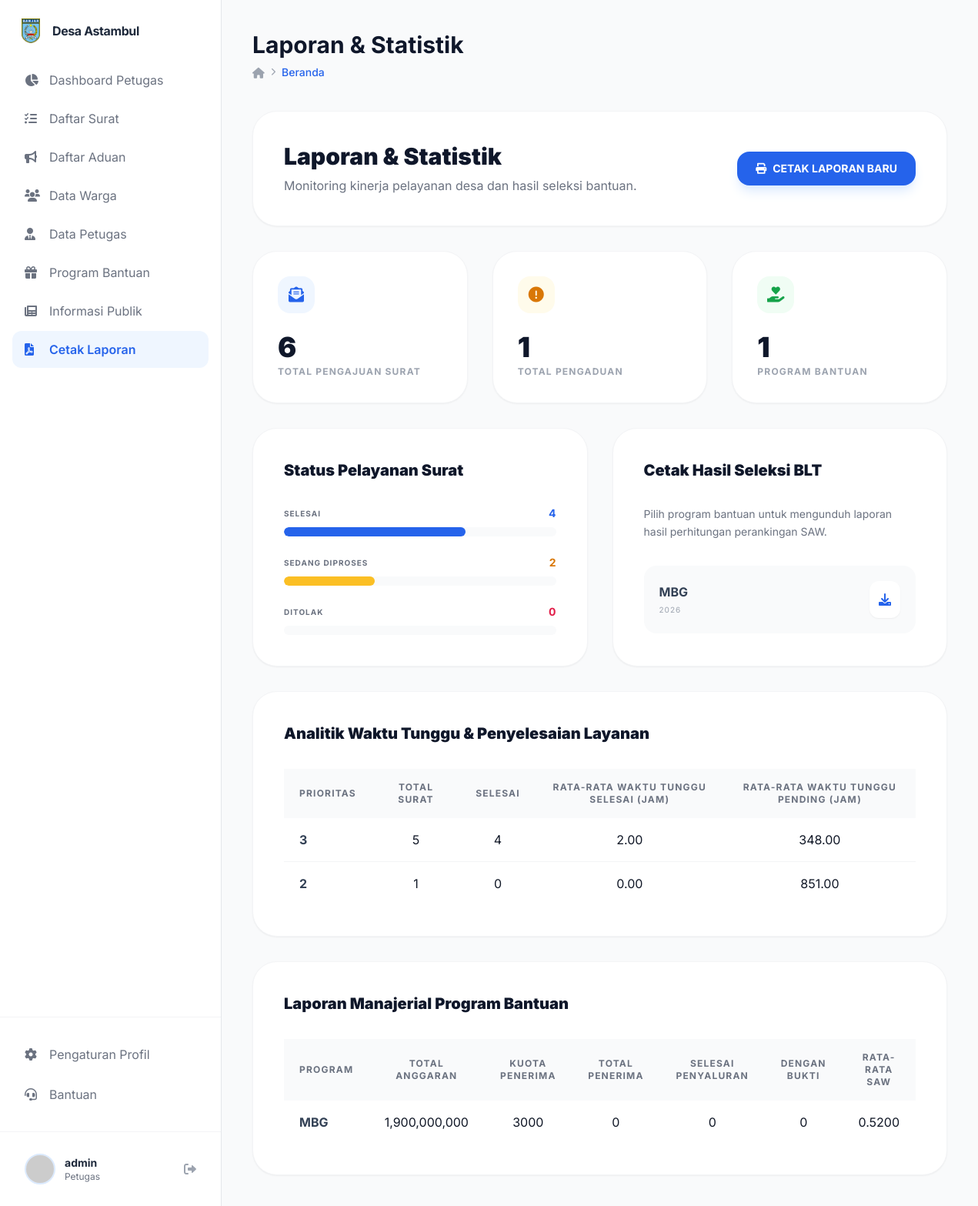
The page /public/laporan (signed in) on the database as committed earlier.
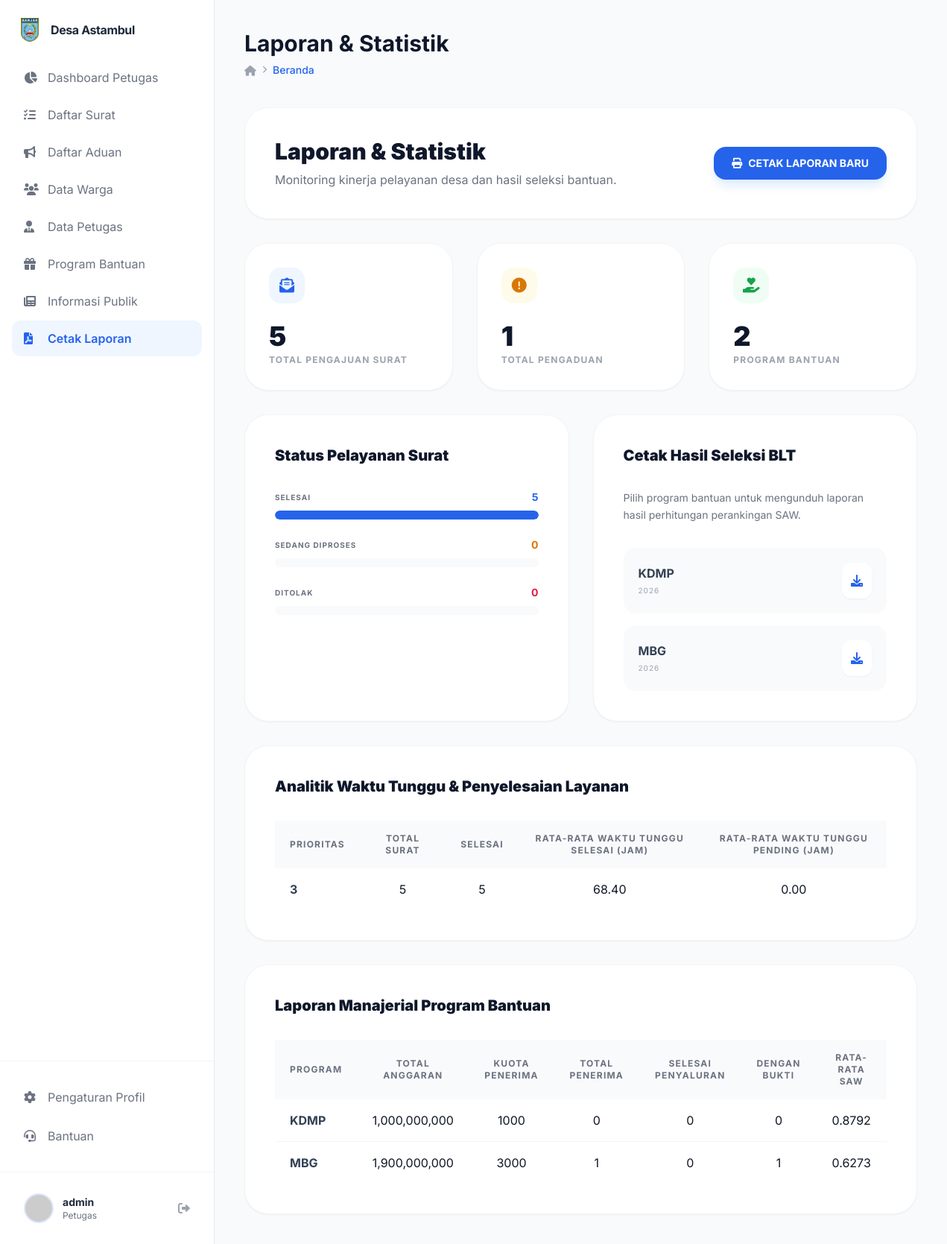
The same page on the database as committed later.
### tables this page shows
CREATE TABLE `program_bantuan` (
  `id_program` int NOT NULL,
  `nama_program` varchar(100) NOT NULL,
  `sumber_dana` varchar(100) NOT NULL,
  `periode` varchar(20) NOT NULL,
  `total_anggaran` decimal(12,2) NOT NULL DEFAULT '0.00',
  `kuota_penerima` int NOT NULL DEFAULT '0',
  `status` enum('aktif','selesai','direncanakan') NOT NULL DEFAULT 'direncanakan',
  `created_at` datetime NOT NULL DEFAULT CURRENT_TIMESTAMP,
  `updated_at` datetime NOT NULL DEFAULT CURRENT_TIMESTAMP ON UPDATE CURRENT_TIMESTAMP
);

### app/core/Controller.php (called while the page is built, shortened)
<?php
class Controller {
    public function view($view, $data = []) {
        require_once '../app/views/' . $view . '.php';
    }
    public function model($model) {
        return new $model;
    }
}

### app/controllers/Laporan.php (called while the page is built, shortened)
<?php
class Laporan extends Controller {
    public function index() {
        $data['judul'] = 'Laporan & Statistik';
        $suratModel = $this->model('SuratModel');
        $pengaduanModel = $this->model('PengaduanModel');
        $bltModel = $this->model('BltModel');
        $data['total_surat'] = count($suratModel->getAllPengajuan());
        $data['total_pengaduan'] = count($pengaduanModel->getAllPengaduan());
        $data['total_program'] = count($bltModel->getPrograms());
        $data['stats_surat'] = [
            'selesai' => count(array_filter($suratModel->getAllPengajuan(), fn($s) => $s['status'] == 'selesai')),
            'proses' => count(array_filter($suratModel->getAllPengajuan(), fn($s) => $s['status'] == 'diproses' || $s['status'] == 'menunggu')),
            'ditolak' => count(array_filter($suratModel->getAllPengajuan(), fn($s) => $s['status'] == 'ditolak')),
        ];
        $data['stats_surat_priority'] = $suratModel->getSuratStatsByPriority();
        $data['stats_blt_manajerial'] = $bltModel->getAverageSAWPerProgram();
        $data['stats_blt_periode'] = $bltModel->getManajerialStatsPerPeriode();
        $this->view('laporan/index', $data);
    }
}

### app/core/App.php (called while the page is built, shortened)
<?php
class App {
    protected $method = 'index';
    protected $params = [];
    public function __construct() {
        $this->controller = new $this->controller;
        call_user_func_array([$this->controller, $this->method], $this->params);
    }
}

### public/index.php (called while the page is built, shortened)
<?php
$app = new App;

### app/core/Database.php (called while the page is built, shortened)
<?php
class Database {
    private $host = DB_HOST;
    private $user = DB_USER;
    private $pass = DB_PASS;
    private $dbname = DB_NAME;
    private $dbh;
    private $stmt;
    public function __construct() {
        $dsn = 'mysql:host=' . $this->host . ';dbname=' . $this->dbname;
        $options = [
            PDO::ATTR_PERSISTENT => true,
            PDO::ATTR_ERRMODE => PDO::ERRMODE_EXCEPTION
        ];
        try {
            $this->dbh = new PDO($dsn, $this->user, $this->pass, $options);
        } catch (PDOException $e) {
            die($e->getMessage());
        }
    }
    public function query($sql) {
        $this->stmt = $this->dbh->prepare($sql);
    }
    public function execute() {
        return $this->stmt->execute();
    }
    public function resultSet() {
        $this->execute();
        return $this->stmt->fetchAll(PDO::FETCH_ASSOC);
    }
}

### app/models/BltModel.php (called while the page is built, shortened)
<?php
class BltModel {
    private $table = 'program_bantuan';
    private $db;
    public function __construct() {
        $this->db = new Database;
    }
    public function getPrograms() {
        $this->db->query('SELECT * FROM ' . $this->table . ' ORDER BY created_at DESC');
        return $this->db->resultSet();
    }
    public function getAverageSAWPerProgram() {
        $this->db->query("SELECT
            p.id_program,
            p.nama_program,
            AVG(h.nilai_total) as rata_rata_nilai,
            p.total_anggaran,
            p.kuota_penerima,
            COUNT(DISTINCT pb.id_penetapan) as total_penerima,
            COUNT(DISTINCT CASE WHEN pb.status_penyaluran = 'selesai' THEN pb.id_penetapan END) as penerima_selesai,
            COUNT(DISTINCT CASE WHEN pb.bukti_penyerahan IS NOT NULL THEN pb.id_penetapan END) as dengan_bukti
            FROM program_bantuan p
            LEFT JOIN hasil_saw_blt h ON p.id_program = h.id_program
            LEFT JOIN penetapan_bantuan pb ON p.id_program = pb.id_program
            GROUP BY p.id_program, p.nama_program, p.total_anggaran, p.kuota_penerima
            ORDER BY p.id_program DESC");
        return $this->db->resultSet();
    }
    public function getManajerialStatsPerPeriode() {
        $this->db->query("SELECT
            DATE_FORMAT(p.periode, '%Y-%m') as bulan,
            p.nama_program,
            SUM(p.total_anggaran) as total_anggaran,
            COUNT(DISTINCT c.id_calon) as calon,
            COUNT(DISTINCT CASE WHEN c.status = 'penerima' THEN c.id_calon END) as penerima,
            COUNT(DISTINCT pb.id_penetapan) as penyaluran
            FROM program_bantuan p
            LEFT JOIN calon_penerima c ON p.id_program = c.id_program
            LEFT JOIN penetapan_bantuan pb ON p.id_program = pb.id_program
            GROUP BY DATE_FORMAT(p.periode, '%Y-%m'), p.nama_program
            ORDER BY bulan DESC");
        return $this->db->resultSet();
    }
}

### app/models/SuratModel.php (called while the page is built, shortened)
<?php
class SuratModel {
    private $db;
    public function __construct() {
        $this->db = new Database;
    }
    public function getJenisSurat() {
        $this->db->query('SELECT * FROM jenis_surat ORDER BY nama_surat ASC');
        return $this->db->resultSet();
    }
    public function getAllPengajuan($sort_by = 'prioritas', $sort_order = 'DESC') {
        $sort_order = strtoupper($sort_order) === 'ASC' ? 'ASC' : 'DESC';
        $order_sql = '';
        if ($sort_by == 'nama_lengkap') {
            $order_sql = "ORDER BY w.nama_lengkap $sort_order";
        } else if ($sort_by == 'nama_surat') {
            $order_sql = "ORDER BY j.nama_surat $sort_order";
        } else {
            $order_sql = "ORDER BY p.$sort_by $sort_order";
        }
        $this->db->query("SELECT p.*, j.nama_surat, w.nama_lengkap, w.nik FROM pengajuan_surat p JOIN jenis_surat j ON p.id_jenis_surat = j.id_jenis_surat JOIN warga w ON p.id_warga = w.id_warga $order_sql");
        return $this->db->resultSet();
    }
    public function getSuratStatsByPriority() {
        $this->db->query("SELECT
            p.prioritas,
            COUNT(*) as total,
            COUNT(CASE WHEN p.status = 'selesai' THEN 1 END) as selesai,
            AVG(CASE WHEN p.status = 'selesai' THEN
                TIMESTAMPDIFF(HOUR, p.tanggal_pengajuan, p.tanggal_selesai)
            END) as avg_wait_hours_selesai,
            AVG(CASE WHEN p.status IN ('menunggu','diproses') THEN
                TIMESTAMPDIFF(HOUR, p.tanggal_pengajuan, NOW())
            END) as avg_wait_hours_pending
            FROM pengajuan_surat p
            GROUP BY p.prioritas
            ORDER BY p.prioritas DESC");
        return $this->db->resultSet();
    }
}

### app/views/laporan/index.php (the view, shortened to what the changed rows need)
<div class="space-y-8">
    <div class="bg-white p-10 rounded-[32px] shadow-sm border border-gray-100 flex flex-col md:flex-row justify-between items-start md:items-center gap-6">
        <div>
            <h2 class="text-3xl font-black text-slate-900 mb-2">Laporan & Statistik</h2>
        </div>
    </div>
    <div class="grid grid-cols-1 md:grid-cols-3 gap-8">
        <div class="bg-white p-8 rounded-[32px] shadow-sm border border-gray-100">
            <div class="w-12 h-12 bg-blue-50 text-blue-600 rounded-2xl flex items-center justify-center mb-6">
                <i class="fas fa-envelope-open-text text-xl"></i>
            </div>
            <div class="text-4xl font-black text-slate-900 mb-1"><?= $data['total_surat']; ?></div>
            <div class="text-xs font-bold text-gray-400 uppercase tracking-widest">Total Pengajuan Surat</div>
        </div>
        <div class="bg-white p-8 rounded-[32px] shadow-sm border border-gray-100">
            <div class="w-12 h-12 bg-green-50 text-green-600 rounded-2xl flex items-center justify-center mb-6">
                <i class="fas fa-hand-holding-heart text-xl"></i>
            </div>
            <div class="text-4xl font-black text-slate-900 mb-1"><?= $data['total_program']; ?></div>
            <div class="text-xs font-bold text-gray-400 uppercase tracking-widest">Program Bantuan</div>
        </div>
    </div>
    <div class="grid grid-cols-1 md:grid-cols-2 gap-8">
        <div class="bg-white p-10 rounded-[32px] shadow-sm border border-gray-100">
            <div class="space-y-6">
                <div>
                    <div class="flex justify-between text-sm font-bold mb-2">
                        <span class="text-gray-500 uppercase tracking-widest text-[10px]">Selesai</span>
                        <span class="text-blue-600"><?= $data['stats_surat']['selesai']; ?></span>
                    </div>
                    <div class="w-full bg-gray-50 h-3 rounded-full overflow-hidden">
                        <div class="bg-blue-600 h-full rounded-full" style="width: <?= $data['total_surat'] > 0 ? ($data['stats_surat']['selesai'] / $data['total_surat'] * 100) : 0; ?>%"></div>
                    </div>
                </div>
                <div>
                    <div class="flex justify-between text-sm font-bold mb-2">
                        <span class="text-gray-500 uppercase tracking-widest text-[10px]">Sedang Diproses</span>
                        <span class="text-amber-600"><?= $data['stats_surat']['proses']; ?></span>
                    </div>
                    <div class="w-full bg-gray-50 h-3 rounded-full overflow-hidden">
                        <div class="bg-amber-400 h-full rounded-full" style="width: <?= $data['total_surat'] > 0 ? ($data['stats_surat']['proses'] / $data['total_surat'] * 100) : 0; ?>%"></div>
                    </div>
                </div>
            </div>
        </div>
        <div class="bg-white p-10 rounded-[32px] shadow-sm border border-gray-100">
            <div class="space-y-4">
                <?php
                    $bltModel = $this->model('BltModel');
                    $programs = $bltModel->getPrograms();
                    foreach($programs as $p):
                ?>
                    <div class="flex items-center justify-between p-5 bg-gray-50 rounded-2xl hover:bg-blue-50 transition group">
                        <div>
                            <div class="font-bold text-slate-700"><?= $p['nama_program']; ?></div>
                            <div class="text-[10px] text-gray-400 uppercase tracking-widest mt-1"><?= $p['periode']; ?></div>
                        </div>
                        <a href="<?= BASEURL; ?>/laporan/cetak_blt/<?= $p['id_program']; ?>" target="_blank" class="p-3 bg-white text-blue-600 rounded-xl shadow-sm group-hover:bg-blue-600 group-hover:text-white transition">
                            <i class="fas fa-download"></i>
                        </a>
                    </div>
                <?php endforeach; ?>
            </div>
        </div>
    </div>
    <div class="space-y-8">
        <div class="bg-white p-10 rounded-[32px] shadow-sm border border-gray-100">
            <div class="overflow-x-auto">
                <table class="w-full text-left border-collapse">
                    <thead class="bg-gray-50">
                        <tr>
                            <th class="px-5 py-4 text-xs font-bold uppercase tracking-widest text-gray-500">Prioritas</th>
                            <th class="px-5 py-4 text-xs font-bold uppercase tracking-widest text-gray-500 text-center">Total Surat</th>
                            <th class="px-5 py-4 text-xs font-bold uppercase tracking-widest text-gray-500 text-center">Selesai</th>
                            <th class="px-5 py-4 text-xs font-bold uppercase tracking-widest text-gray-500 text-center">Rata-rata Waktu Tunggu Selesai (Jam)</th>
                            <th class="px-5 py-4 text-xs font-bold uppercase tracking-widest text-gray-500 text-center">Rata-rata Waktu Tunggu Pending (Jam)</th>
                        </tr>
                    </thead>
                    <tbody class="divide-y divide-gray-100">
                        <?php foreach($data['stats_surat_priority'] as $row): ?>
                            <tr class="hover:bg-gray-50">
                                <td class="px-5 py-4 font-bold text-slate-700"><?= $row['prioritas']; ?></td>
                                <td class="px-5 py-4 text-center"><?= $row['total']; ?></td>
                                <td class="px-5 py-4 text-center"><?= $row['selesai']; ?></td>
                                <td class="px-5 py-4 text-center"><?= number_format($row['avg_wait_hours_selesai'] ?? 0, 2); ?></td>
                                <td class="px-5 py-4 text-center"><?= number_format($row['avg_wait_hours_pending'] ?? 0, 2); ?></td>
                            </tr>
                        <?php endforeach; ?>
                    </tbody>
                </table>
            </div>
        </div>
        <div class="bg-white p-10 rounded-[32px] shadow-sm border border-gray-100">
            <div class="overflow-x-auto">
                <table class="w-full text-left border-collapse">
                    <thead class="bg-gray-50">
                        <tr>
                            <th class="px-5 py-4 text-xs font-bold uppercase tracking-widest text-gray-500">Program</th>
                            <th class="px-5 py-4 text-xs font-bold uppercase tracking-widest text-gray-500 text-center">Total Anggaran</th>
                            <th class="px-5 py-4 text-xs font-bold uppercase tracking-widest text-gray-500 text-center">Kuota Penerima</th>
                            <th class="px-5 py-4 text-xs font-bold uppercase tracking-widest text-gray-500 text-center">Total Penerima</th>
                            <th class="px-5 py-4 text-xs font-bold uppercase tracking-widest text-gray-500 text-center">Selesai Penyaluran</th>
                            <th class="px-5 py-4 text-xs font-bold uppercase tracking-widest text-gray-500 text-center">Dengan Bukti</th>
                            <th class="px-5 py-4 text-xs font-bold uppercase tracking-widest text-gray-500 text-center">Rata-rata SAW</th>
                        </tr>
                    </thead>
                    <tbody class="divide-y divide-gray-100">
                        <?php foreach($data['stats_blt_manajerial'] as $row): ?>
                            <tr class="hover:bg-gray-50">
                                <td class="px-5 py-4 font-bold text-slate-700"><?= $row['nama_program']; ?></td>
                                <td class="px-5 py-4 text-center"><?= number_format($row['total_anggaran'] ?? 0); ?></td>
                                <td class="px-5 py-4 text-center"><?= $row['kuota_penerima'] ?? 0; ?></td>
                                <td class="px-5 py-4 text-center"><?= $row['total_penerima'] ?? 0; ?></td>
                                <td class="px-5 py-4 text-center"><?= $row['penerima_selesai'] ?? 0; ?></td>
                                <td class="px-5 py-4 text-center"><?= $row['dengan_bukti'] ?? 0; ?></td>
                                <td class="px-5 py-4 text-center"><?= number_format($row['rata_rata_nilai'] ?? 0, 4); ?></td>
                            </tr>
                        <?php endforeach; ?>
                    </tbody>
                </table>
            </div>
        </div>
    </div>
</div>

Rows that differ between the two databases and show on the page:
added program_bantuan: nama_program "KDMP", periode "2026", total_anggaran "1,000,000,000", kuota_penerima "1000", total_penerima "0", penerima_selesai "0", dengan_bukti "0", rata_rata_nilai "0.8792"
changed program_bantuan "MBG": total_penerima "0" → "1"; dengan_bukti "0" → "1"; rata_rata_nilai "0.5200" → "0.6273"
Other text that changed with them:
$data['total_surat']: "6" → "5"
$data['total_program']: "1" → "2"
$data['stats_surat']['selesai']: "4" → "5"
$data['stats_surat']['selesai'] / $data['total_surat'] * 100: 66.666666666667 → 100 (drawn)
$data['stats_surat']['proses']: "2" → "0"
new list line: "3 5 5 68.40 0.00"
list line gone: "3 5 4 2.00 348.00"
list line gone: "2 1 0 0.00 851.00"
